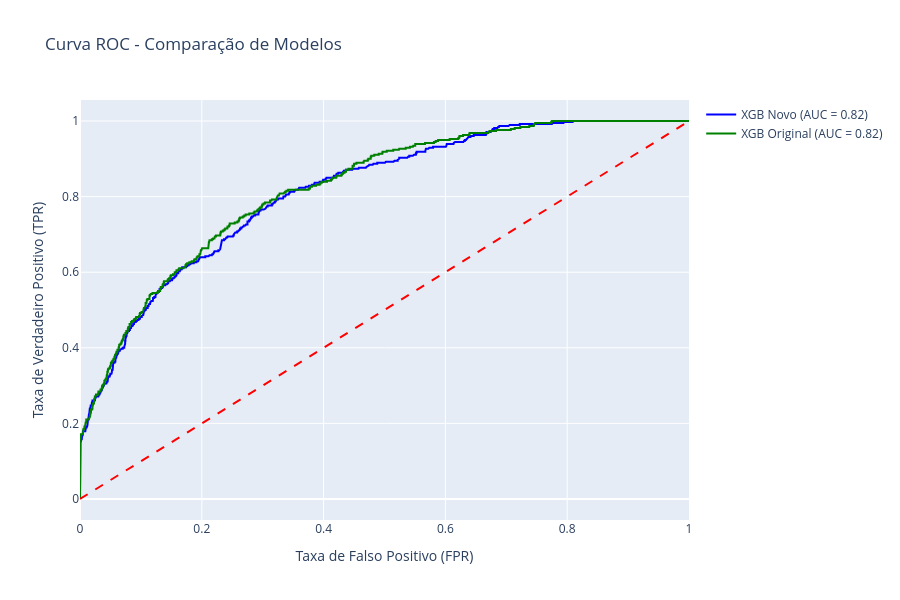

Notebook code cell kept with this figure:
### Code cell
# Cria a figura Plotly
fig = go.Figure()

fig.add_trace(go.Scatter(
    x=fpr_xgb_novo, y=tpr_xgb_novo,
    mode='lines',
    name=f'XGB Novo (AUC = {roc_auc_xgb_novo:.2f})',
    line=dict(color='blue')
))

fig.add_trace(go.Scatter(
    x=fpr_xgb, y=tpr_xgb,
    mode='lines',
    name=f'XGB Original (AUC = {roc_auc_xgb:.2f})',
    line=dict(color='green')
))

# Linha de referência
fig.add_trace(go.Scatter(
    x=[0, 1], y=[0, 1],
    mode='lines',
    line=dict(color='red', dash='dash'),
    showlegend=False
))

# Layout
fig.update_layout(
    title='Curva ROC - Comparação de Modelos',
    xaxis_title='Taxa de Falso Positivo (FPR)',
    yaxis_title='Taxa de Verdadeiro Positivo (TPR)',
    width=900,
    height=600
)

fig.show()

### Figure 1 — Plotly figure (JSON) as saved in the notebook; plotly's stock layout.template omitted (floating-point values rounded to 4 significant figures; data arrays with more than 128 entries replaced by an {"elided": "..."} marker saying what was removed)
{"data": [{"line": {"color": "blue"}, "mode": "lines", "name": "XGB Novo (AUC = 0.82)", "type": "scatter", "x": {"elided": "900 float values"}, "y": {"elided": "900 float values"}}, {"line": {"color": "green"}, "mode": "lines", "name": "XGB Original (AUC = 0.82)", "type": "scatter", "x": {"elided": "619 float values"}, "y": {"elided": "619 float values"}}, {"line": {"color": "red", "dash": "dash"}, "mode": "lines", "showlegend": false, "type": "scatter", "x": [0, 1], "y": [0, 1]}], "layout": {"height": 600, "title": {"text": "Curva ROC - Comparação de Modelos"}, "width": 900, "xaxis": {"title": {"text": "Taxa de Falso Positivo (FPR)"}}, "yaxis": {"title": {"text": "Taxa de Verdadeiro Positivo (TPR)"}}}}
